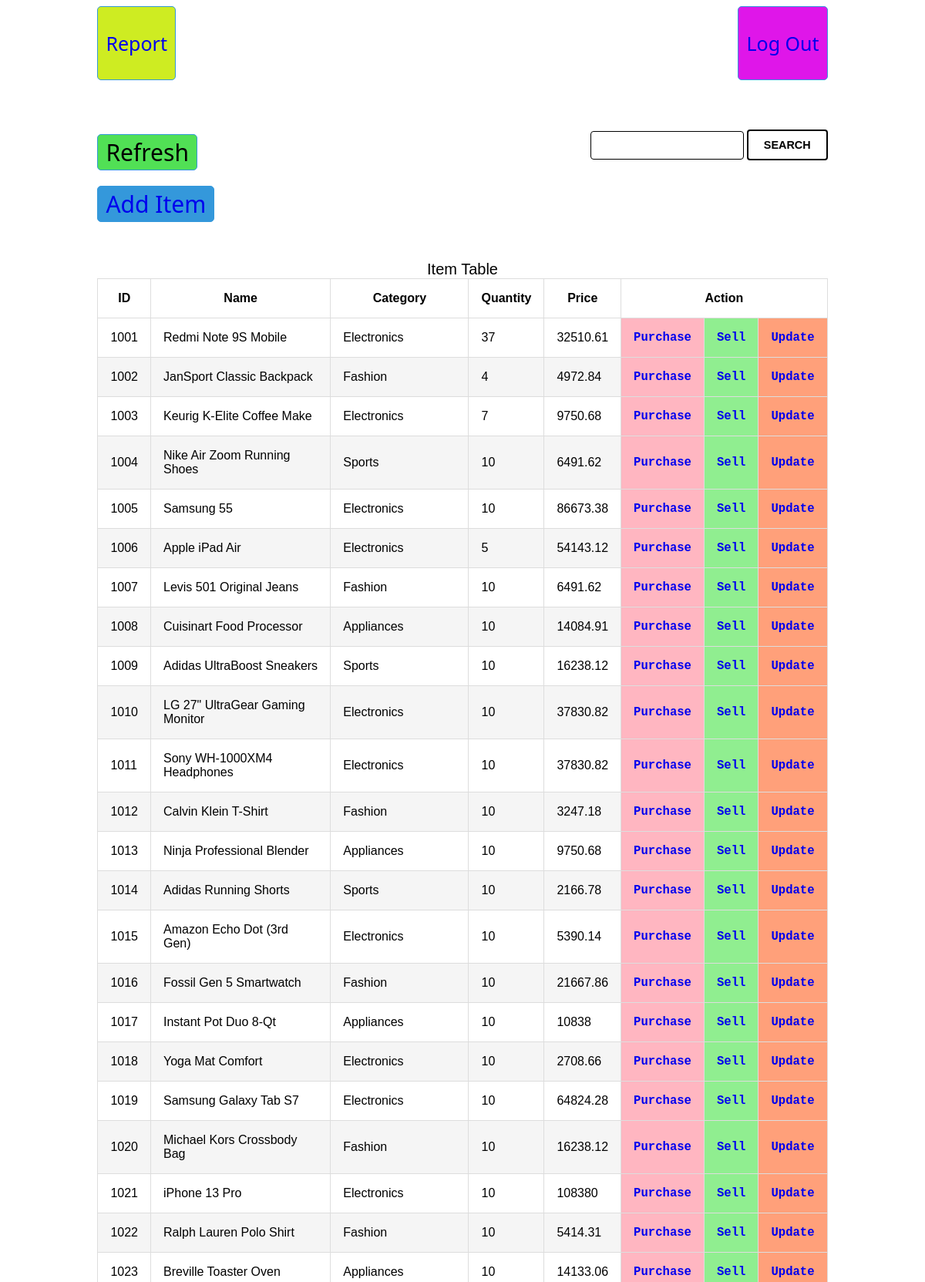
Screenshot of /action.php (signed in, upper part) with the database file from the repository.
### tables this page shows
CREATE TABLE `items` (
  `id` int(11) NOT NULL,
  `name` varchar(40) NOT NULL,
  `category` varchar(40) NOT NULL,
  `quantity` int(11) NOT NULL,
  `price` double NOT NULL
);

### classes/InventoryManager.php (called while the page is built, shortened)
<?php
class InventoryManager {
    private $connection;
    public function __construct($connection) {
        $this->connection = $connection;
    }
    public function getAllItems() {
        $query = "SELECT * FROM items";
        $result = $this->connection->query($query);
        $items = [];
        while($row = $result->fetch_object())
        {
            $items[]=$row;
        }
        return  $items;
    }
}
?>

### action.php (the view, shortened to what this page needs)
<?php
require_once 'includes/db_connection.php';
require_once 'classes/InventoryManager.php';
$inventoryManager = new InventoryManager($connection);
$items = $inventoryManager->getAllItems();
?>
<!DOCTYPE html>
<html>
<head>
</head>
<link rel="stylesheet" href='./css/action.css'>
<body>
    <div class="group">
        <div class="report"><p><a href="./report.php" style="text-decoration: none;">Report</a></p></div>
        <div class="logout"><p><a href="./logout.php" style="text-decoration: none;">Log Out</a></p></div>
    </div>
    <div class="container">
            <div class="group">
                <div class="refresh">
                <p><a href="./action.php" style="text-decoration: none;">Refresh</a></p></div>
                <div class="searhing">
                    <form action="" method="POST">
                    <input type="text" name="_name" id="Name" class="search_bar">
                    <button class="btn btn-submit"type="submit" name="search-button">Search</button>
                    </form>
                </div>
            </div>
    <div class="contain">
            <div class="add">
                <p><a href="addItem.php" style="text-decoration: none;">Add Item</a></p></div>
    </div>
    </div>
<div class="container">
<table class="table">
    <caption>Item Table</caption>
    <thead>
        <tr>
        <th>ID</th>
        <th>Name</th>
        <th>Category</th>
        <th>Quantity</th>
        <th>Price</th>
        <th colspan=3>Action</th>
        </tr>
    </thead>
        <tbody>
            <?php
                foreach($items as $item)
                {
                    echo '
                            <tr>
                            <td>'.$item->id .'</td>
                            <td>'.$item->name .'</td>
                            <td>'.$item->category .'</td>
                            <td>'.$item->quantity . '</td>
                            <td>'.$item->price . '</td><td class="purchase"><a href = purchase.php?_id='. $item->id .' style="text-decoration: none;">Purchase</a></td>
                            <td class="sell"><a href=sell.php?_id='. $item->id .' style="text-decoration: none;">Sell</a></td><td class="update"><a href=update.php?_id=' . $item->id . ' style="text-decoration: none;">Update</a></td>
                            </tr> ';
                }
            ?>
        </tbody>
        </table>
</div>
</html>

### css/action.css (style rules this page uses)
.container { width : 100%; margin : 50px auto; }
.report { padding: 5px 10px; background-color: hsl(69, 84%, 53%); color: white; border-radius: 5px; font-size: 25px; border: 1px solid #3498db; cursor: pointer; transition: background-color 0.3s, color 0.3s; text-decoration: none; font-family: 'Segoe UI', Tahoma, Geneva, Verdana, sans-serif; text-align: center; }
.logout { padding: 5px 10px; background-color: hsl(297, 83%, 50%); color: white; border-radius: 5px; font-size: 25px; border: 1px solid #3498db; cursor: pointer; transition: background-color 0.3s, color 0.3s; text-decoration: none; font-family: 'Segoe UI', Tahoma, Geneva, Verdana, sans-serif; text-align: center; }
.table { width: 80%; font-family: Arial, Helvetica, sans-serif; margin: auto; }
.table caption { font-size:20px; font-weight :500; margin-bottom: 0.5 rem; }
.table, .table th, .table td { border : 1px solid #ddd; border-collapse: collapse; }
.table th, .table td { padding : 1rem; }
.table tr:nth-child(even) { background-color :whitesmoke }
.purchase { background-color: lightpink; font-family:monospace; font-size: larger; font-weight: bold; }
.sell { background-color: lightgreen; font-family:monospace; font-size: larger; font-weight: bold; color:black; }
.update { background-color:lightsalmon; font-family:monospace; font-size: larger; font-weight: bold; color:black; }
.btn { padding: 0.5rem 1rem; border: none; outline:none; background-color: transparent; font-size: 0.9rem; font-weight: bold; text-transform : uppercase; }
.btn-submit { background: color #000; color: #000; border: 2px solid #000; border-radius: 0.25rem; padding: 10px 20px; }
.group { width: 80%; margin: auto; display: flex; justify-content: space-between; align-items: center; }
.add { display: inline-block; padding: 2px 10px; margin-top: 20px; height: auto; width: auto; background-color: #3498db; color: white; border-radius: 5px; font-size: 25px; border: 1px solid #3498db; cursor: pointer; transition: background-color 0.3s, color 0.3s; text-decoration: none; font-family: 'Segoe UI', Tahoma, Geneva, Verdana, sans-serif; }
.add p { text-align: center; font-size: 30px; margin: auto; }
.refresh { padding: 2px 10px; margin-top: 20px; height: auto; width: auto; background-color: #51e055; color: white; border-radius: 5px; font-size: 25px; border: 1px solid #3498db; cursor: pointer; transition: background-color 0.3s, color 0.3s; text-decoration: none; font-family: 'Segoe UI', Tahoma, Geneva, Verdana, sans-serif; }
.refresh p { text-align: center; font-size: 30px; margin: auto; }
.refresh a { color: #000; }
.search_bar { padding:10px; border: 1px solid black; border-radius: 4px; }
.contain { width: 80%; margin:auto; }

### rows the page displays
items: id "1001", name "Redmi Note 9S Mobile", category "Electronics", quantity "37", price "32510.61"
items: id "1002", name "JanSport Classic Backpack", category "Fashion", quantity "4", price "4972.84"
items: id "1003", name "Keurig K-Elite Coffee Make", category "Electronics", quantity "7", price "9750.68"
items: id "1004", name "Nike Air Zoom Running Shoes", category "Sports", quantity "10", price "6491.62"
items: id "1005", name "Samsung 55", category "Electronics", quantity "10", price "86673.38"
items: id "1006", name "Apple iPad Air", category "Electronics", quantity "5", price "54143.12"
items: id "1007", name "Levis 501 Original Jeans", category "Fashion", quantity "10", price "6491.62"
items: id "1008", name "Cuisinart Food Processor", category "Appliances", quantity "10", price "14084.91"
items: id "1009", name "Adidas UltraBoost Sneakers", category "Sports", quantity "10", price "16238.12"
items: id "1010", name "LG 27\" UltraGear Gaming Monitor", category "Electronics", quantity "10", price "37830.82"
items: id "1011", name "Sony WH-1000XM4 Headphones", category "Electronics", quantity "10", price "37830.82"
items: id "1012", name "Calvin Klein T-Shirt", category "Fashion", quantity "10", price "3247.18"
items: id "1013", name "Ninja Professional Blender", category "Appliances", quantity "10", price "9750.68"
items: id "1014", name "Adidas Running Shorts", category "Sports", quantity "10", price "2166.78"
items: id "1015", name "Amazon Echo Dot (3rd Gen)", category "Electronics", quantity "10", price "5390.14"
items: id "1016", name "Fossil Gen 5 Smartwatch", category "Fashion", quantity "10", price "21667.86"
items: id "1017", name "Instant Pot Duo 8-Qt", category "Appliances", quantity "10", price "10838"
items: id "1018", name "Yoga Mat Comfort", category "Electronics", quantity "10", price "2708.66"
items: id "1019", name "Samsung Galaxy Tab S7", category "Electronics", quantity "10", price "64824.28"
items: id "1020", name "Michael Kors Crossbody Bag", category "Fashion", quantity "10", price "16238.12"
items: id "1021", name "iPhone 13 Pro", category "Electronics", quantity "10", price "108380"
items: id "1022", name "Ralph Lauren Polo Shirt", category "Fashion", quantity "10", price "5414.31"
items: id "1023", name "Breville Toaster Oven", category "Appliances", quantity "10", price "14133.06"
